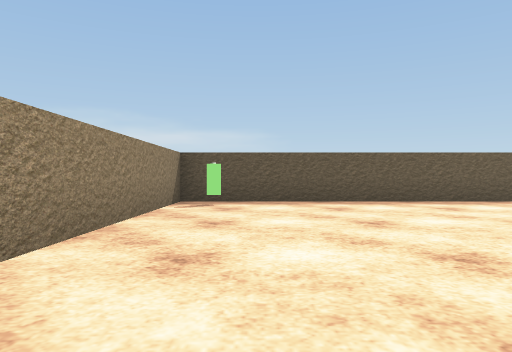
view 1 (above)

16 first-person views from a walk through a 3-D level made in the Unity game engine. The camera is 0.26 m above the floor, looks level and sees 70° across. The floor is counted in squares, 0.5 m on a side. Each view is taken from the middle of a square. On the plan, view 1 faces up. The plan holds only what a view shows up to about 9 squares ahead; the rest is blank. The place goes on beyond the plan. The player is left out. Some surface patterns are stand-ins.

view 2
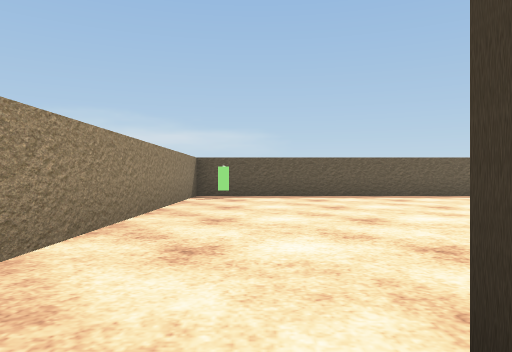

view 3
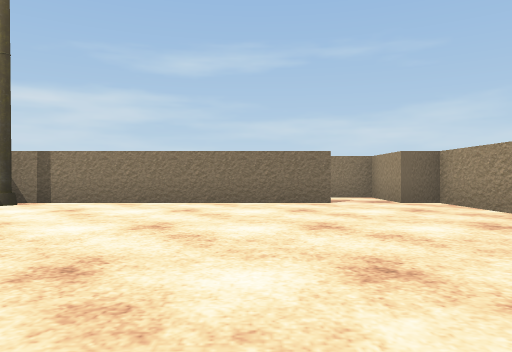

view 4
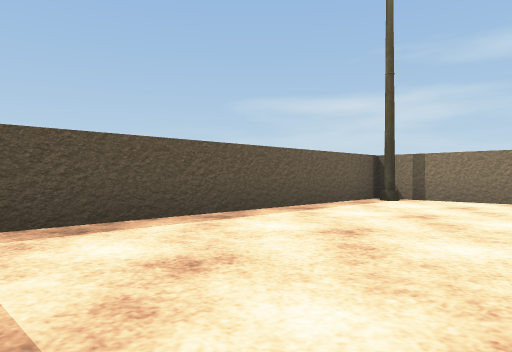

view 5
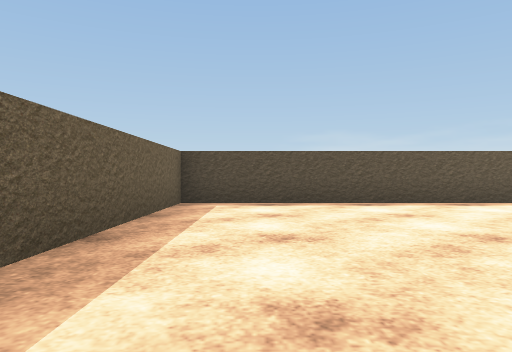

view 6
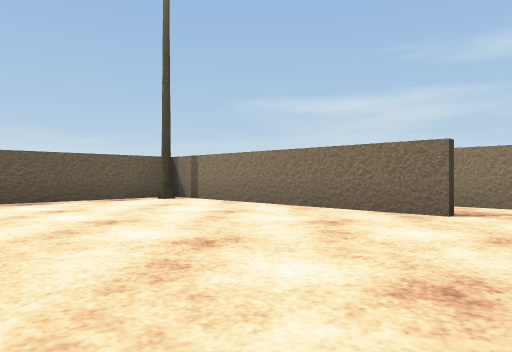

view 7
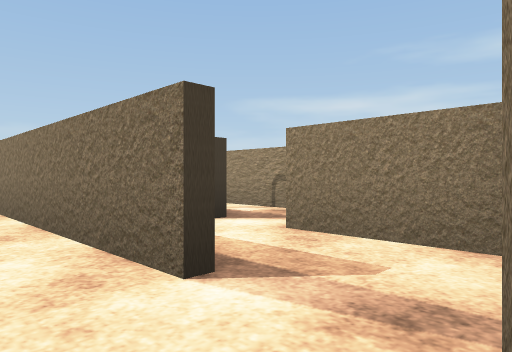

view 8
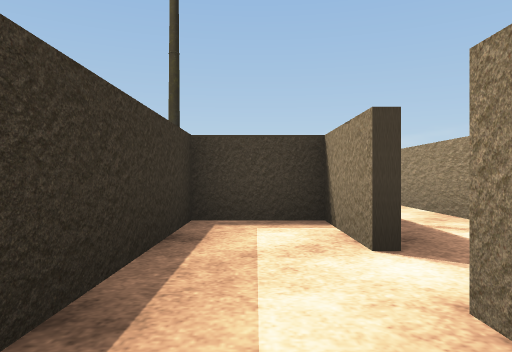

view 9
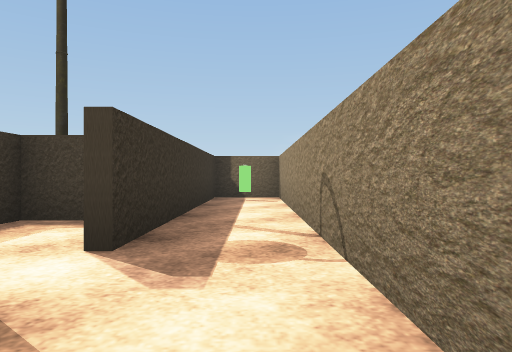

view 10
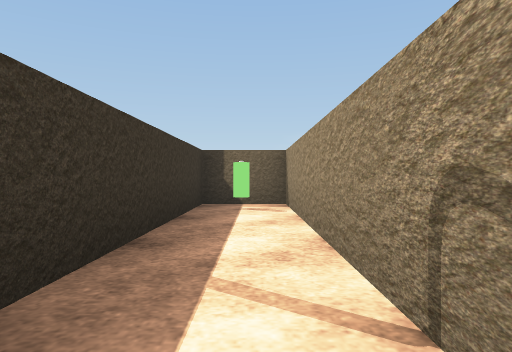

view 11
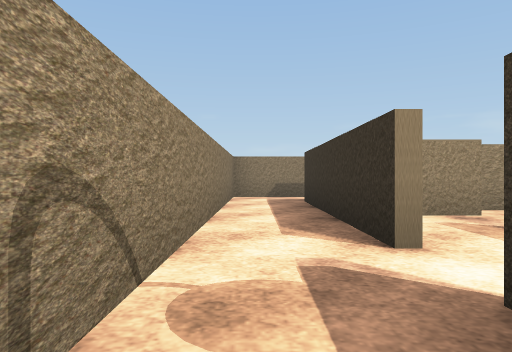

view 12
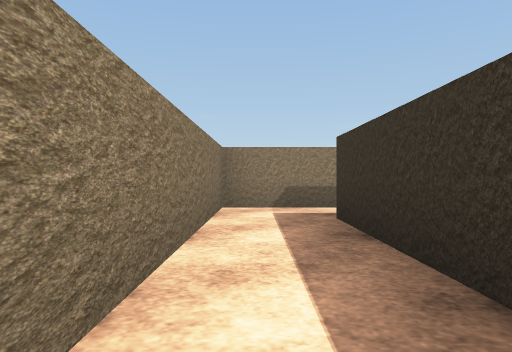

view 13
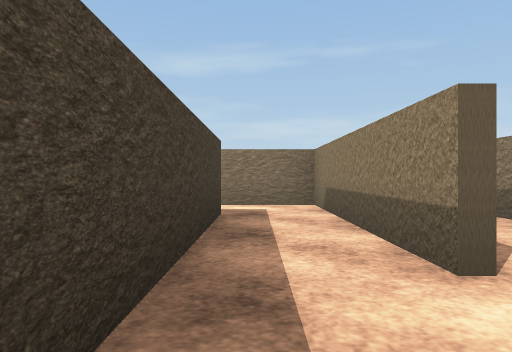

view 14
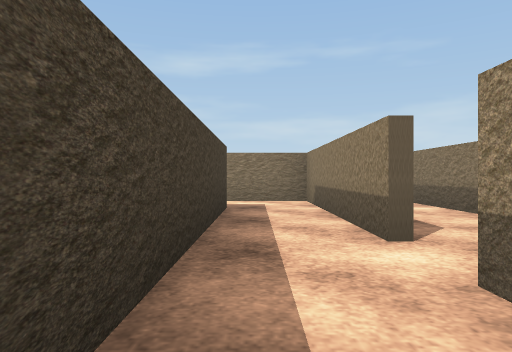

view 15
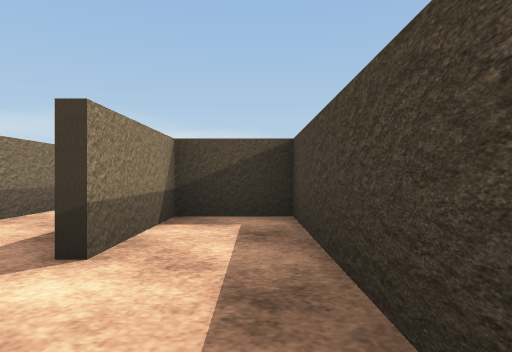

view 16
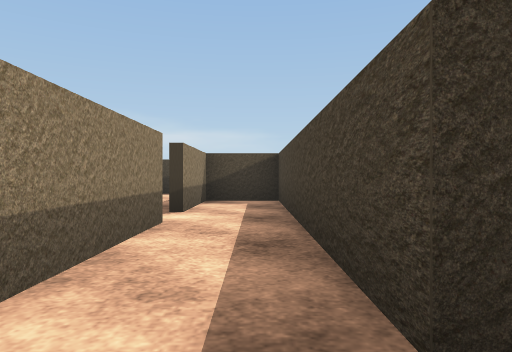

### Floor plan
Points are (right, up) in squares from view 1. A wall is a line through its corners. A room is listed if a view was taken in it or the views show most of it. See-through windows are left out.
Room 1 (views 1, 3, 4, 5, 6, 7)
walls: (0.5, -1) (7, -1) (7, 7.4) (-1.5, 7.4) (-1.5, -1) (-0.8, -1)
ways out: opening at (0, -1) to room 2
objects: other object (-1, 7)
Room 2 (views 2, 8)
walls: (-0.8, -1) (-0.8, -2.8) (1.5, -2.8)
ways out: opening at (0, -1) to room 1; opening at (1, -2) to room 4
Room 3 (views 9, 10, 11, 12, 13, 14, 15, 16)
walls: (1.4, -3) (-3.5, -3) (-3.5, 3.7) (-5, 3.7) (-5, 1.2); (-5, 0.1) (-5, -4.6) (8.8, -4.6) (8.8, -3) (2.5, -3)
ways out: opening at (2, -3) to room 4
objects: other object (8, -4)
Room 4 (no view inside)
walls: (2.5, -2.8) (4.3, -2.8) (4.3, -1.2) (1, -1.2)
ways out: opening at (1, -2) to room 2; opening at (2, -3) to room 3

Where each view was taken, in squares from view 1:
view 1: 0 up, 0 right, facing up
view 2: 2 down, 0 right, facing up
view 3: 6 up, 2 right, facing down
view 4: 7 up, 3 right, facing down-right
view 5: 6 up, 0 right, facing right
view 6: 4 up, 1 left, facing down-right
view 7: 0 up, 1 left, facing down-right
view 8: 2 down, 0 right, facing right
view 9: 4 down, 0 right, facing right
view 10: 4 down, 2 right, facing right
view 11: 4 down, 4 right, facing left
view 12: 4 down, 1 right, facing left
view 13: 2 up, 4 left, facing down
view 14: 3 up, 4 left, facing down
view 15: 1 down, 4 left, facing up
view 16: 4 down, 4 left, facing up
